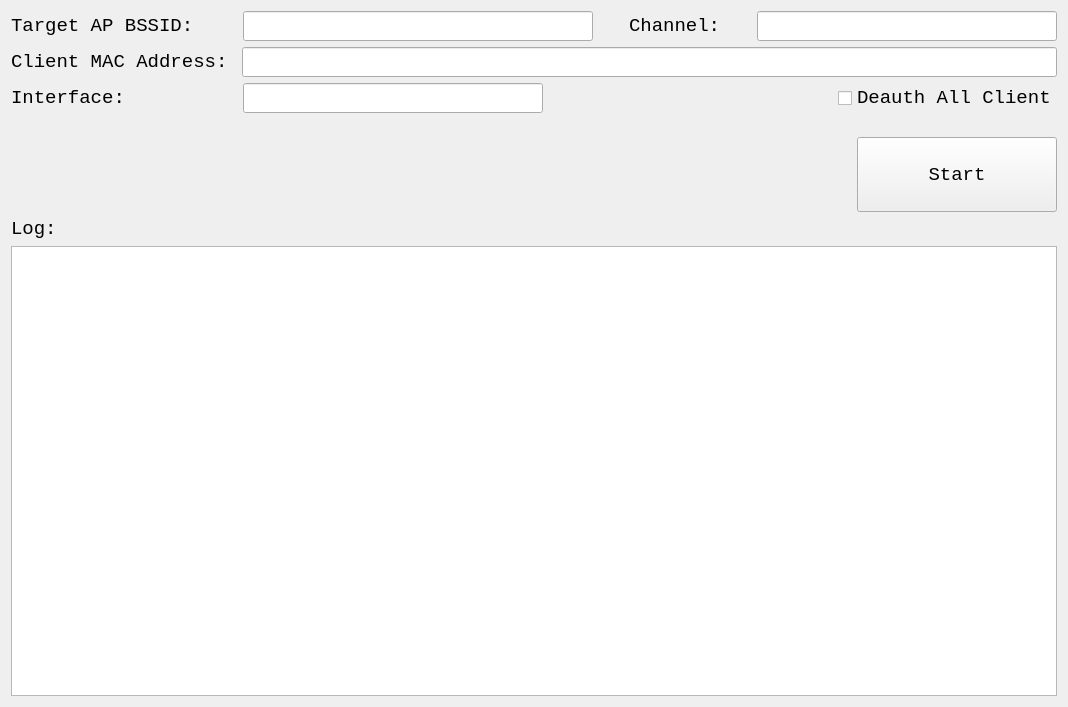
          <widget class="QWidget" name="DosTab">
           <attribute name="title">
            <string>Deauther</string>
           </attribute>
           <layout class="QGridLayout" name="gridLayout_22">
            <item row="0" column="0">
             <layout class="QVBoxLayout" name="verticalLayout_49">
              <item>
               <layout class="QVBoxLayout" name="verticalLayout_48">
                <item>
                 <layout class="QVBoxLayout" name="verticalLayout_43">
                  <item>
                   <layout class="QHBoxLayout" name="horizontalLayout_39">
                    <item>
                     <widget class="QLabel" name="MAC_label_wifi1_4">
                      <property name="font">
                       <font>
                        <family>Monospace</family>
                        <pointsize>14</pointsize>
                       </font>
                      </property>
                      <property name="text">
                       <string>Target AP BSSID:</string>
                      </property>
                     </widget>
                    </item>
                    <item>
                     <spacer name="horizontalSpacer_33">
                      <property name="orientation">
                       <enum>Qt::Horizontal</enum>
                      </property>
                      <property name="sizeType">
                       <enum>QSizePolicy::Fixed</enum>
                      </property>
                      <property name="sizeHint" stdset="0">
                       <size>
                        <width>43</width>
                        <height>20</height>
                       </size>
                      </property>
                     </spacer>
                    </item>
                    <item>
                     <widget class="QLineEdit" name="wifi_dos_target_ap_bssid">
                      <property name="sizePolicy">
                       <sizepolicy hsizetype="Expanding" vsizetype="Fixed">
                        <horstretch>0</horstretch>
                        <verstretch>0</verstretch>
                       </sizepolicy>
                      </property>
                      <property name="minimumSize">
                       <size>
                        <width>350</width>
                        <height>0</height>
                       </size>
                      </property>
                      <property name="font">
                       <font>
                        <family>Monospace</family>
                        <pointsize>14</pointsize>
                       </font>
                      </property>
                      <property name="text">
                       <string/>
                      </property>
                     </widget>
                    </item>
                    <item>
                     <spacer name="horizontalSpacer_34">
                      <property name="orientation">
                       <enum>Qt::Horizontal</enum>
                      </property>
                      <property name="sizeType">
                       <enum>QSizePolicy::Fixed</enum>
                      </property>
                      <property name="sizeHint" stdset="0">
                       <size>
                        <width>30</width>
                        <height>20</height>
                       </size>
                      </property>
                     </spacer>
                    </item>
                    <item>
                     <widget class="QLabel" name="MAC_label_wifi1_5">
                      <property name="font">
                       <font>
                        <family>Monospace</family>
                        <pointsize>14</pointsize>
                       </font>
                      </property>
                      <property name="text">
                       <string>Channel:</string>
                      </property>
                     </widget>
                    </item>
                    <item>
                     <spacer name="horizontalSpacer_35">
                      <property name="orientation">
                       <enum>Qt::Horizontal</enum>
                      </property>
                      <property name="sizeType">
                       <enum>QSizePolicy::Fixed</enum>
                      </property>
                      <property name="sizeHint" stdset="0">
                       <size>
                        <width>30</width>
                        <height>20</height>
                       </size>
                      </property>
                     </spacer>
                    </item>
                    <item>
                     <widget class="QLineEdit" name="wifi_dos_channel">
                      <property name="sizePolicy">
                       <sizepolicy hsizetype="Fixed" vsizetype="Fixed">
                        <horstretch>0</horstretch>
                        <verstretch>0</verstretch>
                       </sizepolicy>
                      </property>
                      <property name="minimumSize">
                       <size>
                        <width>300</width>
                        <height>0</height>
                       </size>
                      </property>
                      <property name="font">
                       <font>
                        <family>Monospace</family>
                        <pointsize>14</pointsize>
                       </font>
                      </property>
                      <property name="text">
                       <string/>
                      </property>
                     </widget>
                    </item>
                   </layout>
                  </item>
                  <item>
                   <layout class="QHBoxLayout" name="horizontalLayout_40">
                    <item>
                     <widget class="QLabel" name="interface_label_wifi1_4">
                      <property name="font">
                       <font>
                        <family>Monospace</family>
                        <pointsize>14</pointsize>
                       </font>
                      </property>
                      <property name="text">
                       <string>Client MAC Address:</string>
                      </property>
                     </widget>
                    </item>
                    <item>
                     <spacer name="horizontalSpacer_27">
                      <property name="orientation">
                       <enum>Qt::Horizontal</enum>
                      </property>
                      <property name="sizeType">
                       <enum>QSizePolicy::Fixed</enum>
                      </property>
                      <property name="sizeHint" stdset="0">
                       <size>
                        <width>8</width>
                        <height>20</height>
                       </size>
                      </property>
                     </spacer>
                    </item>
                    <item>
                     <widget class="QLineEdit" name="wifi_dos_client_mac">
                      <property name="minimumSize">
                       <size>
                        <width>800</width>
                        <height>0</height>
                       </size>
                      </property>
                      <property name="font">
                       <font>
                        <family>Monospace</family>
                        <pointsize>14</pointsize>
                       </font>
                      </property>
                      <property name="text">
                       <string/>
                      </property>
                     </widget>
                    </item>
                   </layout>
                  </item>
                  <item>
                   <layout class="QHBoxLayout" name="horizontalLayout_41">
                    <item>
                     <widget class="QLabel" name="interface_label_wifi1_5">
                      <property name="font">
                       <font>
                        <family>Monospace</family>
                        <pointsize>14</pointsize>
                       </font>
                      </property>
                      <property name="text">
                       <string>Interface:</string>
                      </property>
                     </widget>
                    </item>
                    <item>
                     <spacer name="horizontalSpacer_37">
                      <property name="orientation">
                       <enum>Qt::Horizontal</enum>
                      </property>
                      <property name="sizeType">
                       <enum>QSizePolicy::Fixed</enum>
                      </property>
                      <property name="sizeHint" stdset="0">
                       <size>
                        <width>112</width>
                        <height>20</height>
                       </size>
                      </property>
                     </spacer>
                    </item>
                    <item>
                     <widget class="QLineEdit" name="wifi_dos_interface">
                      <property name="sizePolicy">
                       <sizepolicy hsizetype="Fixed" vsizetype="Fixed">
                        <horstretch>0</horstretch>
                        <verstretch>0</verstretch>
                       </sizepolicy>
                      </property>
                      <property name="minimumSize">
                       <size>
                        <width>300</width>
                        <height>0</height>
                       </size>
                      </property>
                      <property name="font">
                       <font>
                        <family>Monospace</family>
                        <pointsize>14</pointsize>
                       </font>
                      </property>
                      <property name="text">
                       <string/>
                      </property>
                     </widget>
                    </item>
                    <item>
                     <spacer name="horizontalSpacer_36">
                      <property name="orientation">
                       <enum>Qt::Horizontal</enum>
                      </property>
                      <property name="sizeType">
                       <enum>QSizePolicy::Expanding</enum>
                      </property>
                      <property name="sizeHint" stdset="0">
                       <size>
                        <width>15</width>
                        <height>15</height>
                       </size>
                      </property>
                     </spacer>
                    </item>
                    <item>
                     <widget class="QCheckBox" name="wifi_dos_deauth_all_client">
                      <property name="font">
                       <font>
                        <family>Monospace</family>
                        <pointsize>14</pointsize>
                       </font>
                      </property>
                      <property name="mouseTracking">
                       <bool>true</bool>
                      </property>
                      <property name="tabletTracking">
                       <bool>false</bool>
                      </property>
                      <property name="focusPolicy">
                       <enum>Qt::StrongFocus</enum>
                      </property>
                      <property name="text">
                       <string>Deauth All Client</string>
                      </property>
                      <property name="iconSize">
                       <size>
                        <width>16</width>
                        <height>16</height>
                       </size>
                      </property>
                      <property name="checked">
                       <bool>false</bool>
                      </property>
                      <property name="tristate">
                       <bool>false</bool>
                      </property>
                     </widget>
                    </item>
                   </layout>
                  </item>
                 </layout>
                </item>
                <item>
                 <layout class="QHBoxLayout" name="horizontalLayout_42">
                  <item>
                   <spacer name="horizontalSpacer_38">
                    <property name="orientation">
                     <enum>Qt::Horizontal</enum>
                    </property>
                    <property name="sizeType">
                     <enum>QSizePolicy::Expanding</enum>
                    </property>
                    <property name="sizeHint" stdset="0">
                     <size>
                      <width>290</width>
                      <height>20</height>
                     </size>
                    </property>
                   </spacer>
                  </item>
                  <item>
                   <layout class="QVBoxLayout" name="verticalLayout_47">
                    <item>
                     <spacer name="verticalSpacer_17">
                      <property name="orientation">
                       <enum>Qt::Vertical</enum>
                      </property>
                      <property name="sizeType">
                       <enum>QSizePolicy::Fixed</enum>
                      </property>
                      <property name="sizeHint" stdset="0">
                       <size>
                        <width>20</width>
                        <height>18</height>
                       </size>
                      </property>
                     </spacer>
                    </item>
                    <item>
                     <widget class="QPushButton" name="wifi_dos_button">
                      <property name="minimumSize">
                       <size>
                        <width>200</width>
                        <height>75</height>
                       </size>
                      </property>
                      <property name="font">
                       <font>
                        <family>Monospace</family>
                        <pointsize>14</pointsize>
                       </font>
                      </property>
                      <property name="text">
                       <string>Start</string>
                      </property>
                     </widget>
                    </item>
                   </layout>
                  </item>
                 </layout>
                </item>
               </layout>
              </item>
              <item>
               <layout class="QVBoxLayout" name="verticalLayout_46">
                <item>
                 <widget class="QLabel" name="label_13">
                  <property name="font">
                   <font>
                    <family>Monospace</family>
                    <pointsize>14</pointsize>
                   </font>
                  </property>
                  <property name="text">
                   <string>Log:</string>
                  </property>
                 </widget>
                </item>
                <item>
                 <widget class="QTextBrowser" name="wifi_dos_log">
                  <property name="minimumSize">
                   <size>
                    <width>250</width>
                    <height>450</height>
                   </size>
                  </property>
                  <property name="font">
                   <font>
                    <family>Monospace</family>
                    <pointsize>12</pointsize>
                   </font>
                  </property>
                  <property name="html">
                   <string>&lt;!DOCTYPE HTML PUBLIC &quot;-//W3C//DTD HTML 4.0//EN&quot; &quot;http://www.w3.org/TR/REC-html40/strict.dtd&quot;&gt;
&lt;html&gt;&lt;head&gt;&lt;meta name=&quot;qrichtext&quot; content=&quot;1&quot; /&gt;&lt;style type=&quot;text/css&quot;&gt;
p, li { white-space: pre-wrap; }
&lt;/style&gt;&lt;/head&gt;&lt;body style=&quot; font-family:'Monospace'; font-size:12pt; font-weight:400; font-style:normal;&quot;&gt;
&lt;p style=&quot;-qt-paragraph-type:empty; margin-top:0px; margin-bottom:0px; margin-left:0px; margin-right:0px; -qt-block-indent:0; text-indent:0px;&quot;&gt;&lt;br /&gt;&lt;/p&gt;&lt;/body&gt;&lt;/html&gt;</string>
                  </property>
                 </widget>
                </item>
               </layout>
              </item>
             </layout>
            </item>
           </layout>
          </widget>
